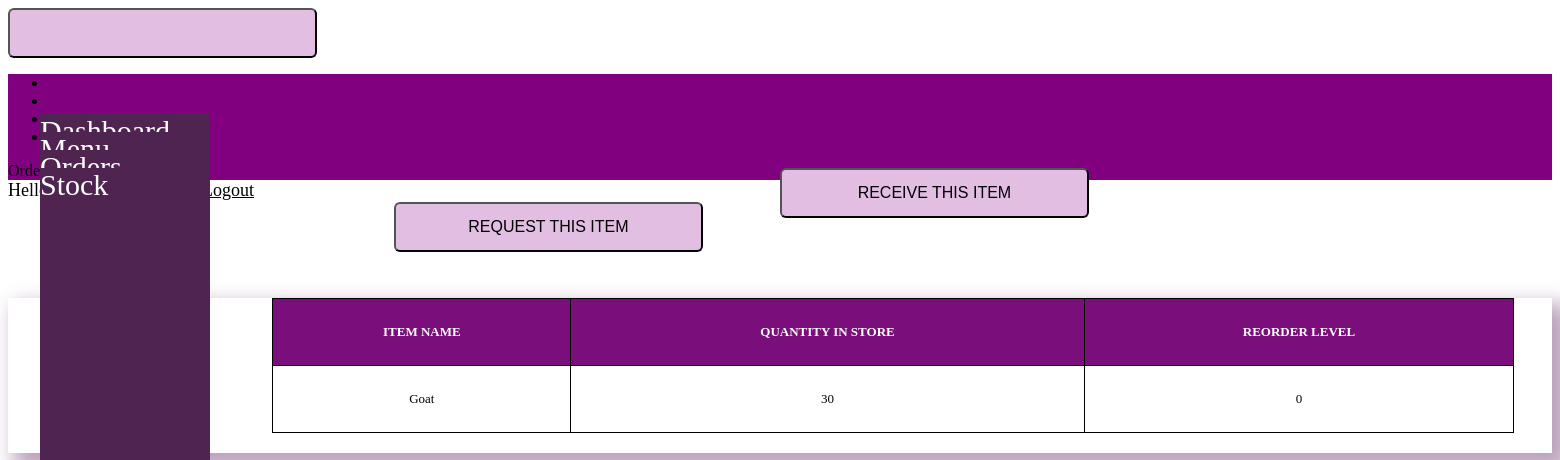
The page /stock/stock_detail/1/ on the database its author committed.
### stock/models.py (models this page shows, shortened)
class Stock(models.Model):
   item_name=models.CharField(max_length=50, blank=True,null=True)
   category=(
        ('Dry goods','Dry goods'),
        ('Vegetable','Vegetables'),
        ('Meat','Meat'),
        ('Others','Others'),
    )
   category=models.CharField(max_length=19, choices =category,null=True)
   quantity=models.IntegerField(default='0', blank=True,null=True)
   receive_quantity=models.IntegerField(default='0', blank=True,null=True)
   received_by=models.CharField(max_length=50, blank=True,null=True)
   issue_quantity=models.IntegerField(default='0', blank=True,null=True)
   issued_to=models.CharField(max_length=50, blank=True,null=True)
   reorder_level=models.IntegerField(default='0', blank=True,null=True)
   timestamp=models.DateTimeField(auto_now_add=True,auto_now=False)
   last_updated=models.DateTimeField(auto_now_add=False,auto_now=True)

### stock/views.py (the view)
# urls.py: path('stock_detail/<str:pk>/', views.stock_detail, name="stock_detail"),
def stock_detail(request, pk):
	queryset = Stock.objects.get(id=pk)
	context = {
		"queryset": queryset,
	}
	return render(request, "stock_detail.html", context)

### stock/templates/stock_detail.html (shortened to what this page needs)
{% include 'navbar.html' %}
<!DOCTYPE html>
<html lang="en">
<head>
</head>
<body>
    <div class=" padd">
<a href="{% url 'stock:issue_items' queryset.id %}"><div class='btn-issue'><button>REQUEST THIS ITEM</button> </div></a>
<a href="{% url 'stock:receive_items' queryset.id %}"><div class='btn-receive'><button> RECEIVE THIS ITEM</button></div></a>
        <div class="display_table">
          <table class='table'>
                  <tr>
                    <th>ITEM NAME</th>
                    <th>QUANTITY IN STORE</th>
                    <th>REORDER LEVEL</th>
                  </tr>
                  <tr>
                    <td>{{queryset.item_name}}</td>
                    <td>{{queryset.quantity}}</a></td>
                    <td>{{queryset.reorder_level}}</td>
                  </tr>
          </table>
        </div>
    </div>
</body>
</html>

### stock/templates/stock_detail.html (style rules this page uses)
.table { font-size: 13px; text-align: center; width: 95%; margin: auto; text-align: center; border-collapse: collapse; border: 1px solid black; }
table, th, td { border: 1px solid black; }
.table tr:nth-child(odd) { background: rgb(122, 14, 122); color: white; }
.table tr:nth-child(even) { background: white; }
th { background-color: rgb(122, 14, 122); color: white; padding: 2%; }
td { padding: 2%; }
.display_table { padding-left:15%; padding-right: 5px; padding-bottom: 20px; box-shadow: 12px 12px 20px 6px rgb(189, 163, 189); }
button { height:50px; width :20%; border-radius: 6px; align-items: center; font-size: 1rem; background-color: rgb(226, 191, 226); }
.btn-receive { padding-left: 50%; margin-top: -8%; height: auto; width: 100%; padding-bottom: 80px; }
.btn-issue { padding-left: 25%; height: auto; margin-top: 1px; width: 100%; padding-bottom: 40px; }
.padd { margin-bottom: 80%; }

### rows shown on the page
Stock: item_name "Goat", quantity "30", reorder_level "0"
